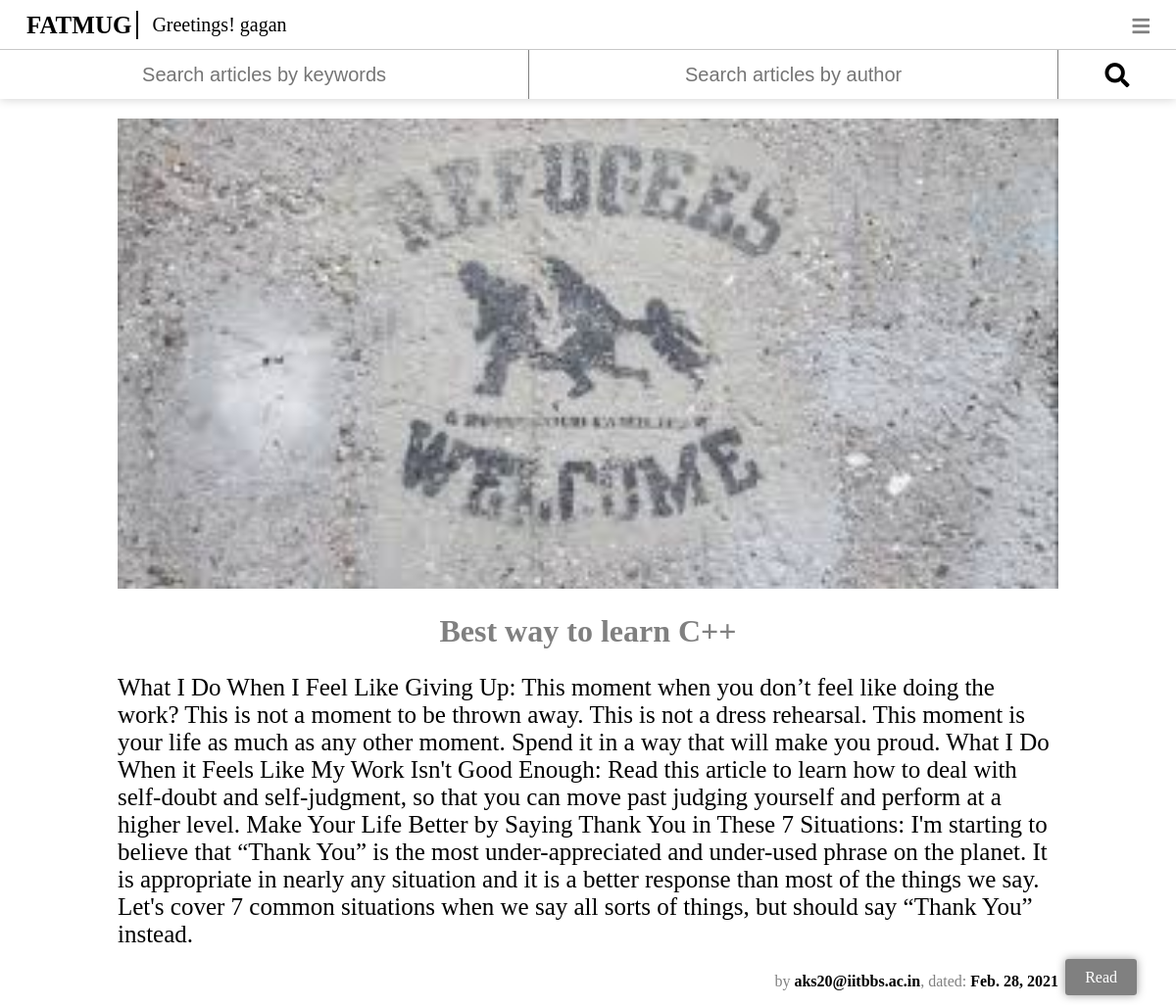
Page /view_article/20 (signed in) on the earlier database version.
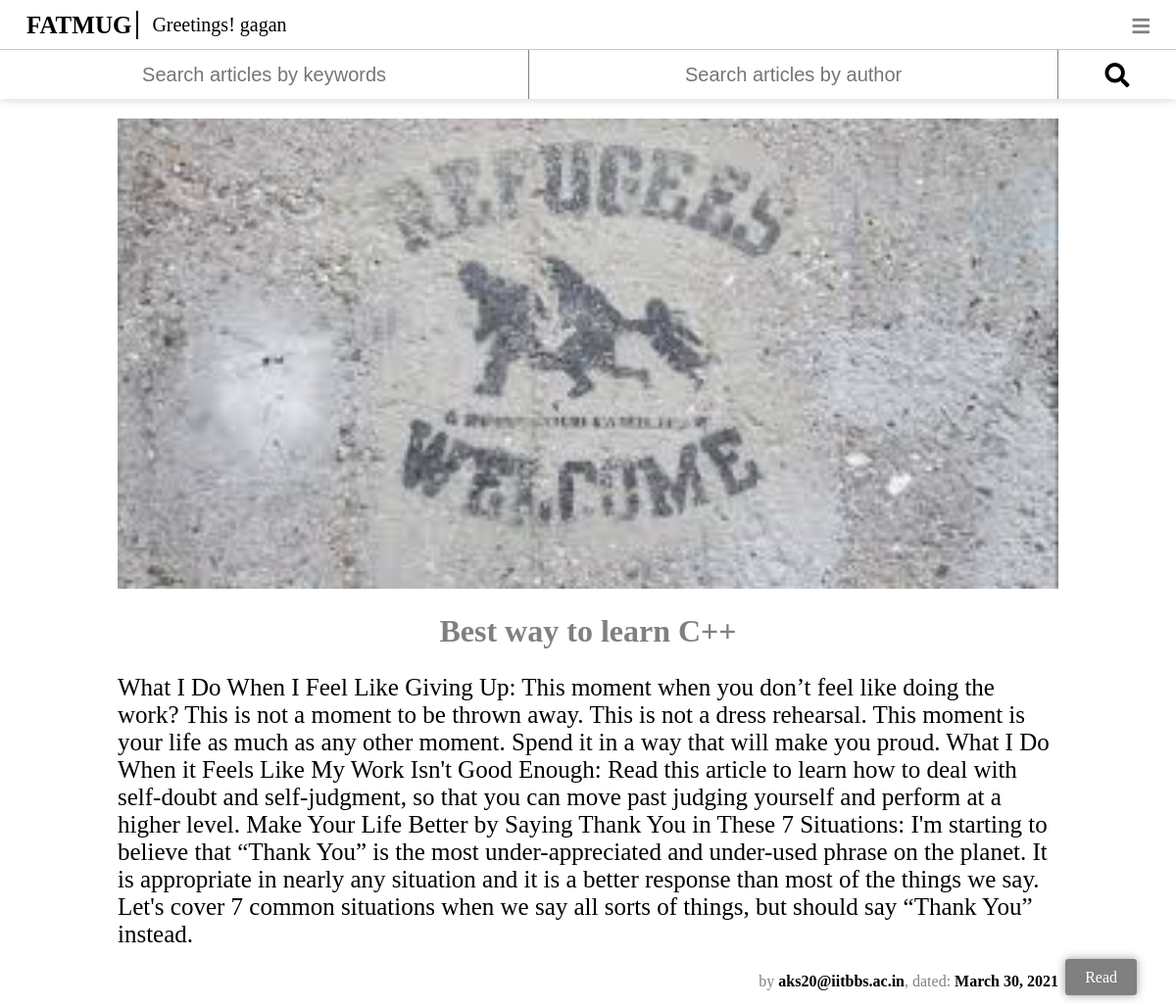
Same page on the later database version.
### articles/models.py (models this page shows, shortened)
class articles(models.Model):
	author = models.ForeignKey(User, on_delete=models.CASCADE)
	date = models.DateField(auto_now=True)
	title = models.CharField(max_length=200)
	brief_content = models.TextField(default="A brief (Old French from Latin 'brevis', short) is a written legal document used in various legal adversarial systems that is presented to a court arguing why one party to a particular case should prevail")
	content = models.TextField()
	no_of_reads = models.PositiveIntegerField(default=0)
	likes = models.PositiveIntegerField(default=0)
	image = models.ImageField(default="images.jpg", blank=True)
	read_time = models.IntegerField()
	tags = models.ManyToManyField(tags)

### articles/views.py (the view)
# urls.py: path('view_article/<int:id>', views.view_article, name="view_article"),
@login_required(login_url="login")
def view_article(request, id):
	article = models.articles.objects.get(pk=id)
	return render(request, 'view_article.html', {"article": article})

### articles/templates/view_article.html (shortened to what this page needs)
{% load static %}
<!DOCTYPE html>
<html>
	<head>
		<link rel="stylesheet" href="https://pro.fontawesome.com/releases/v5.10.0/css/all.css"/>
		<link rel="stylesheet" href="{% static 'css/navbar.css' %}" type="text/css">
		<link rel="stylesheet" href="{% static 'css/view_article.css' %}" type="text/css">
	</head>
	<body>
		<div class="Outer_navbar_wrapper">
			<div class="Navbar_wrapper">
				<div class="left">
					<a href="{% url 'home' %}"><div class="nav_item" id="logo">FATMUG</div></a>
					<div class="nav_item" id="greeting">Greetings! {{request.user}}</div>
				</div>
				<div class="right">
					<div class="nav_item left_items" id="special" onclick="change()"><i class="fas fa-bars"></i></div>
				</div>
			</div>
			<form method="GET" action="{% url 'searchquery' %}">
				<div class="search">
					<input type="text" placeholder="Search articles by keywords" class="search-input"/>
					<input type="text" placeholder="Search articles by author" class="search-input"/>
					<button value="submit" class="search-icon"><i class="fas fa-search"></i></button>
				</div>
			</form>
		</div>
		<div class="reading"><span class="hover_element">Click here after reading</span><a href="{% url 'done_reading' article.pk %}"><span class="reading_button" onclick="done_reading()" onmouseover="hovering()" onmouseout="not_hovering()">Read</span></div>
		<div class="Outer_wrapper">
			<div class="image_area">
				<img class="image" src="/media/{{article.image}}">
			</div>
			<div class="article">
				<h1 class="heading">{{article.title}}</h1>
				<p class="content">
					{{article.content}}
				</p>
				<p class="author">by <span class="dark">{{article.author}}</span>, dated: <span class="dark">{{article.date}}</span></p>
			</div>
		</div>
	</body>
</html>

### Abhinav_project/static/css/navbar.css (style rules this page uses)
body, html { margin: 0; padding: 0; }
.Outer_navbar_wrapper { position: sticky; top: 0; left: 0; box-shadow: 0px 0px 10px rgba(0,0,0,0.2); }
.Navbar_wrapper { font-family: Verdana; color: grey; background-color: white; width: 100%; height: 50px; display: flex; flex-direction: row; justify-content: space-between; align-items: center; }
.left, .right { flex-grow: 0; flex-shrink: 0; height: 25px; }
.left { font-size: 20px; color: black; display: flex; justify-content: center; align-items: center; }
.right { font-size: 15px; }
.nav_item { border-radius: 3px; line-height: 25px; padding-left: 5px; padding-right: 5px; height: 100%; border: 2px solid white; display: inline-block; }
#logo { margin-left: 20px; font-size: 25px; font-weight: bolder; color: black; cursor: pointer; }
#logo::after { margin-left: 5px; content: ""; border: 1px solid black; }
.right div { margin-right: 20px; }
.hidden, #special { background-color: white; z-index: 1000; display: none; }
#special { font-size: 20px; }
@media screen and (max-device-width: 800px) { .Navbar_wrapper { box-shadow: none; } }
@media screen and (max-device-width: 800px) { .right .nav_item { display: none; } }
@media screen and (max-device-width: 800px) { #special { display: block; } }
.search { display: flex; align-items: center; height: 50px; width: 100%; justify-content: space-between; border-top: 1px solid rgb(200, 200, 200); }
.search-input { text-align: center; font-size: 20px; padding: 0px; height: 100%; width: 45%; border: none; border-right: 1px solid grey; }
.search-icon { font-size: 25px; border: none; height: 100%; line-height: 50px; text-align: center; width: 10%; cursor: pointer; background-color: white; }
a, a:hover { text-decoration: none; color: grey; }

### Abhinav_project/static/css/view_article.css (style rules this page uses)
a, a:hover { text-decoration: none; color: grey; }
.Outer_wrapper { width: 80%; margin-top: 20px; margin-left: auto; margin-right: auto; }
.image_area { width: 100%; }
.image { width: 100%; height: 50%; }
.content { color: black; font-size: 25px; }
.heading { text-align: center; }
.author { color: grey; text-align: right; }
.dark { color: black; font-weight: bold; }
.reading { display: inline; position: fixed; bottom: 20px; right: 40px; }
.reading_button { cursor: pointer; padding: 10px 20px 10px 20px; box-shadow: 0 0 10px rgba(0,0,0, 0.4); background-color: grey; border-radius: 3px; color: white; }

Differences in the rows shown:
changed articles "Best way to learn C++": date "Feb. 28, 2021" → "March 30, 2021"
